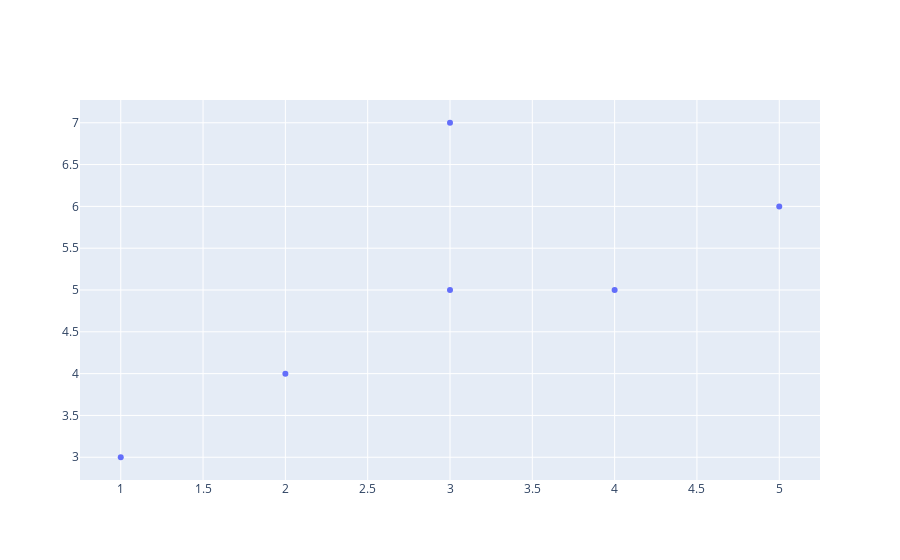

The cell this chart's notebook holds for it:
### Code cell
fig = go.Figure()
fig.add_trace(go.Scatter(x=[1,2,3,4,5,3], y=[3,4,5,5,6,7], mode='markers'))

### Figure 1 — Plotly figure (JSON) as saved in the notebook; plotly's stock layout.template omitted (floating-point values rounded to 4 significant figures)
{"data": [{"mode": "markers", "type": "scatter", "x": [1, 2, 3, 4, 5, 3], "y": [3, 4, 5, 5, 6, 7]}], "layout": {}}
